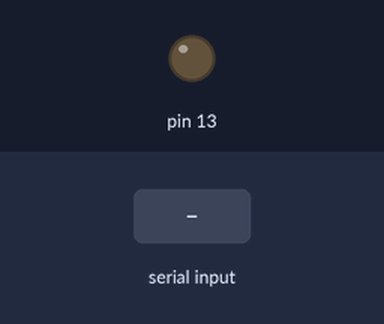
A sketch run on a simulated Arduino Uno, built with avr-gcc and run on an emulated ATmega328P. On the bench: output pins drawn as LEDs (lit = HIGH). The inputs (shaded band) are chosen by the test bench.

Above: at 1.2 s.
1.3 s: byte 0 (0) received over Serial
At 2.4 s:
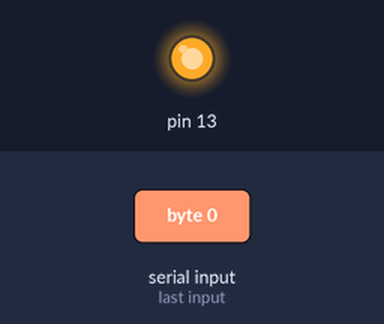
Timing chart, 0 to 4.5 s (numbered marks = the images above; inputs shaded):
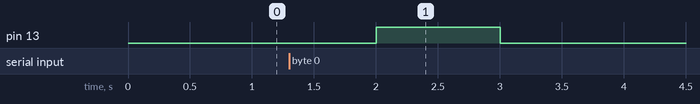

The sketch:

receive.ino
```cpp
void setup() {
  pinMode(13, OUTPUT);
  Serial.begin(9600);
}

void loop() {
  if(Serial.read() == 0){
    digitalWrite(13, HIGH);
    delay(1000);
//    digitalWrite(13, LOW);
//    delay(1000);
  }
  else {
    digitalWrite(13, LOW);
    delay(1000);
    }
}
```

Measured:
- after the input at 1.3 s, pin 13: LOW → HIGH after 0.70 s, → LOW 1.0 s later
